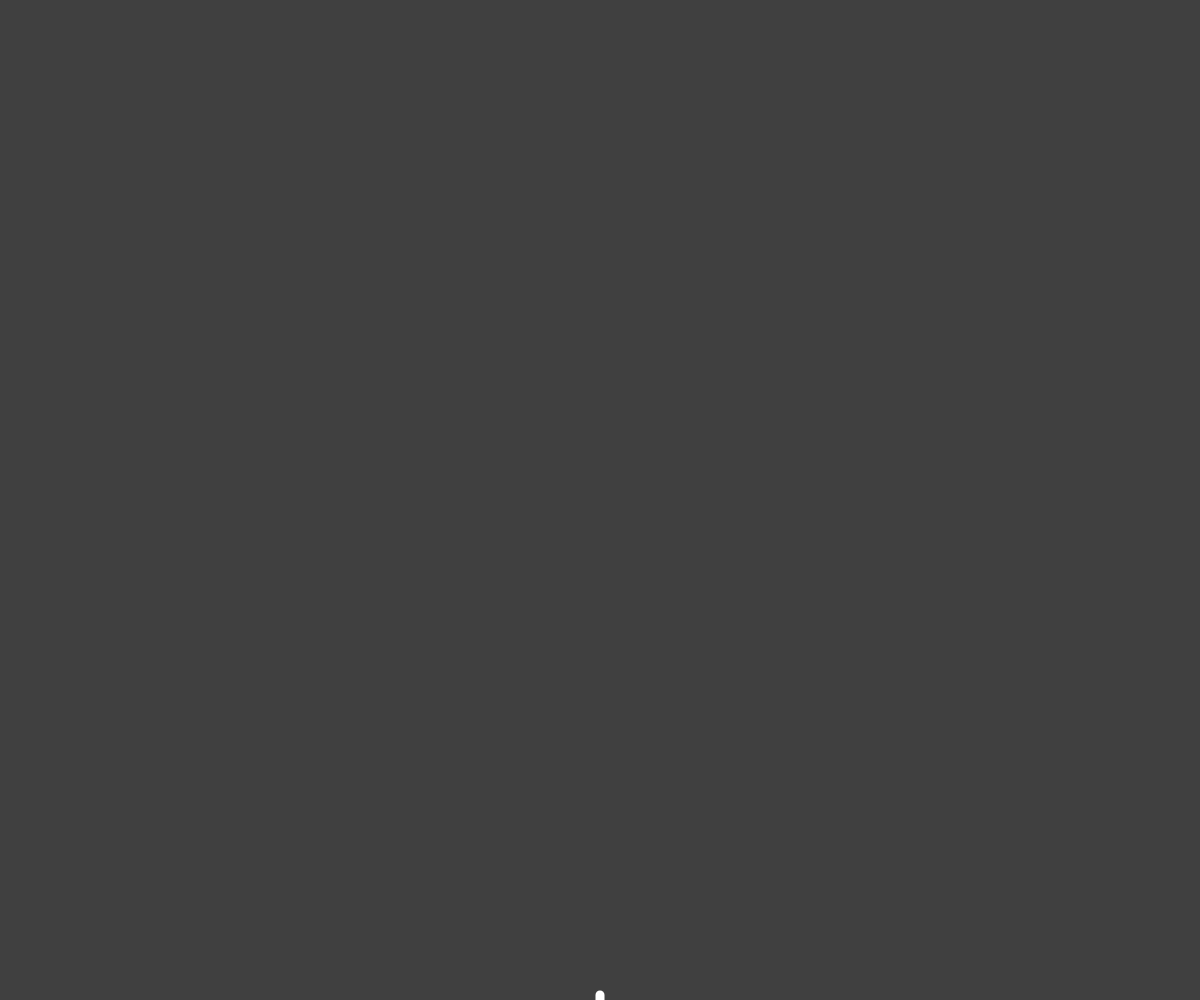
Frame 1 (no input)
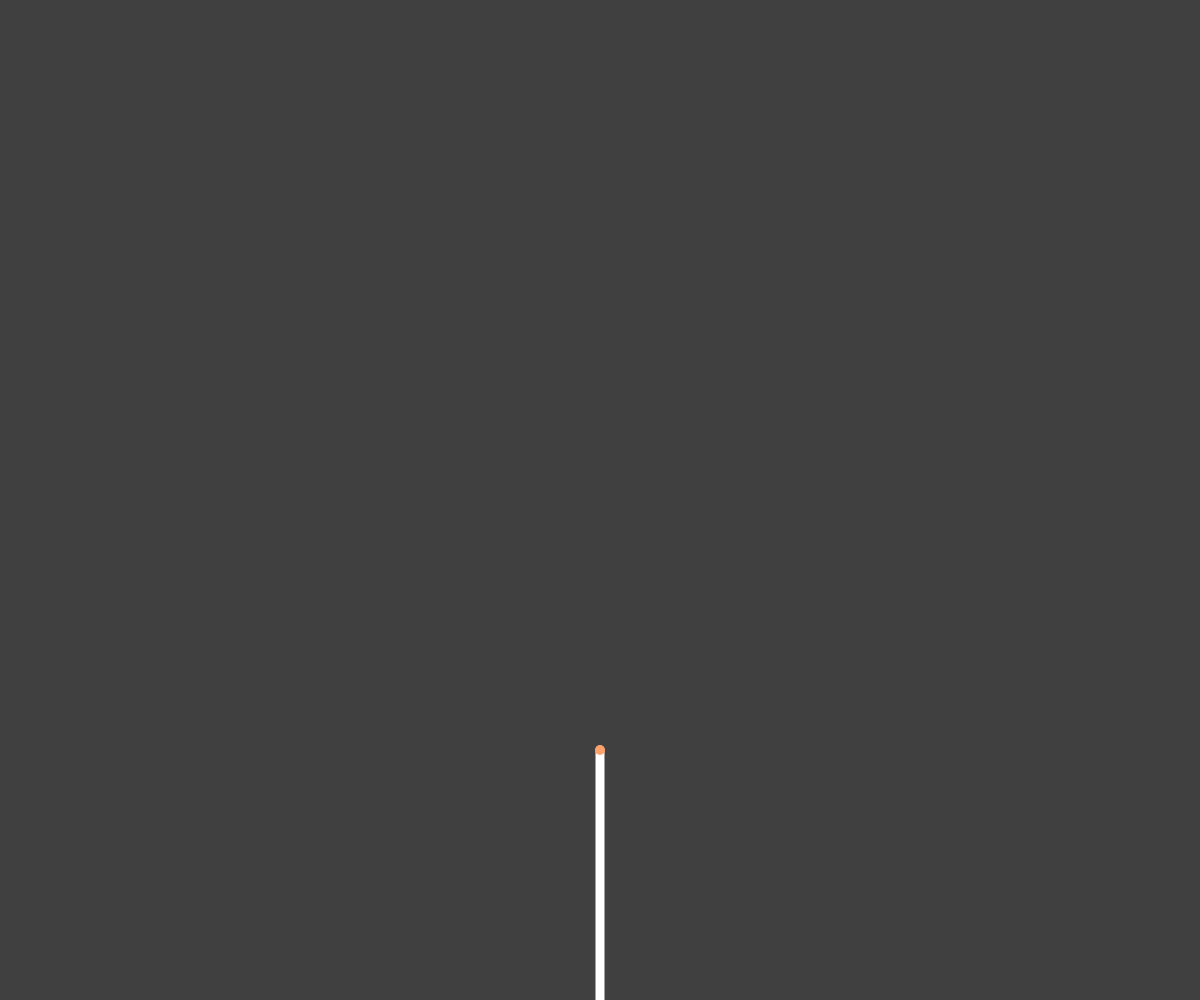
Frame 60 (no input)
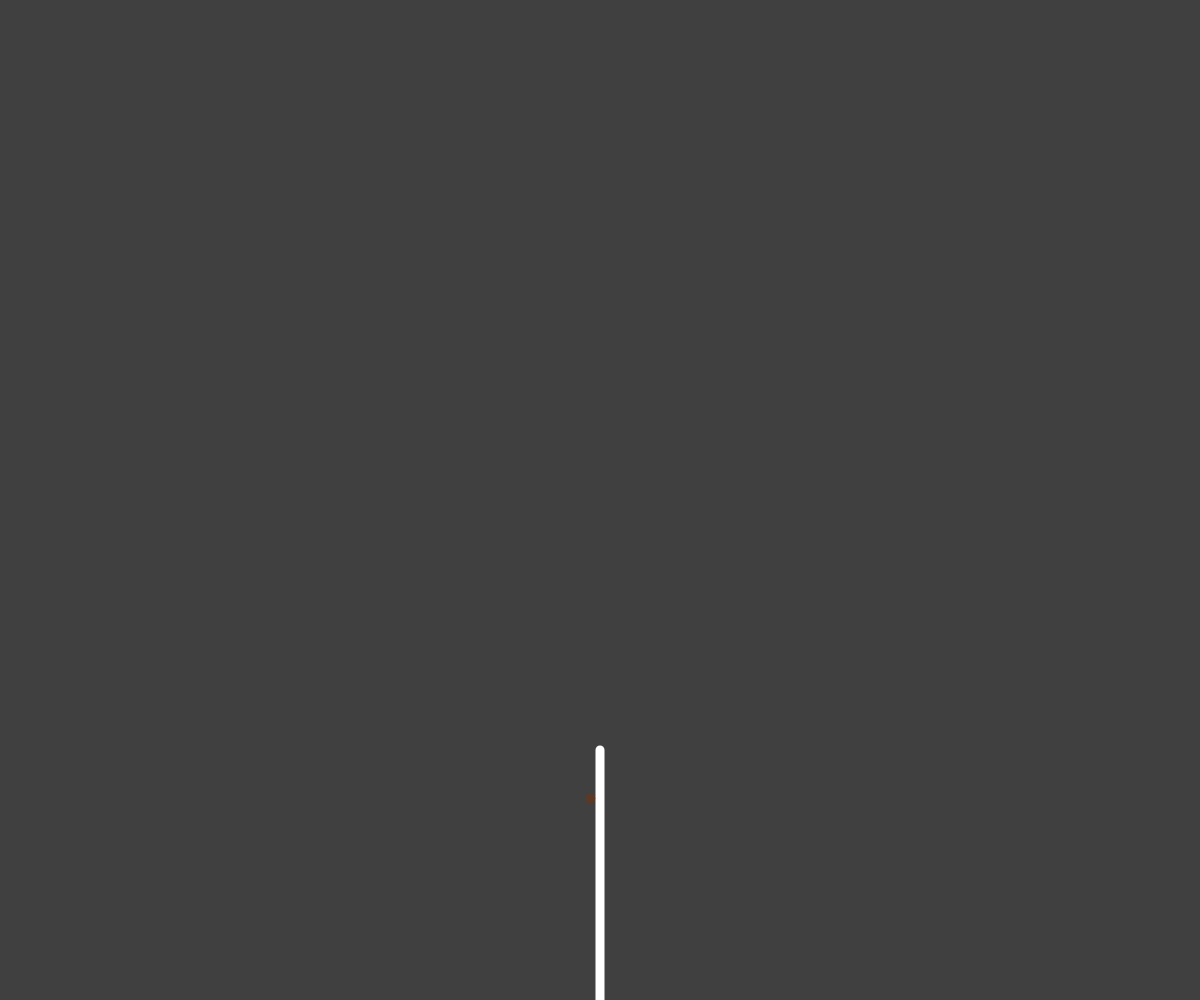
Frame 120 (the mouse pressed at the canvas centre since frame 60)

The p5.js sketch that drew these frames (run headless with seeded random() and noise() and a simulated clock; from frame 60 on, the mouse is pressed at the canvas centre):

// p5.js sketch
// ── sketch.js
let tree = [];
let leaves = [];
let count = 0;
let strokeWeightVariable = 9;
let gravity;
let wind;

function setup() {
    createCanvas(windowWidth, windowHeight);
    colorMode(HSB);
    background(25);
    gravity = createVector(0, 0.2);
    let begin = createVector(width / 2, height);
    let end = createVector(width / 2, height - 250);
    tree.push(new Branch(begin, end, strokeWeightVariable));
}

function mouseClicked() {
    growTree();
}

function growTree() {
    if (strokeWeightVariable > 1) {
        for (let i = tree.length - 1; i >= 0; i--) {
            if (!tree[i].branched) {
                tree.push(tree[i].branch(1));
                tree.push(tree[i].branch(-1));
            }
            tree[i].branched = true;
        }
        count++;
        strokeWeightVariable -= 1;
    }
}

function draw() {
    background(25);
    let grow = true;
    tree.forEach(branch => {
        branch.update();
        branch.show();
        if (branch.grown && !branch.branched && !branch.leaf) {
            leaves.push(new Leaf(branch.end.copy()));
            branch.leaf = true;
        }else if (!branch.grown){
            grow = false;
        }
    });
    if(grow && leaves.length <= 0){
        growTree();
    }

    leaves.forEach(leaf => {
        leaf.update();
        leaf.show();
    });
    for (let i = leaves.length - 1; i >= 0; i--) {
        if (leaves[i].pos.y > height) {
            leaves.splice(i, 1);
        }
    }
}

// ── branches.js
class Branch{
    constructor(begin, end, strokeWeight){
        this.begin = begin;
        this.end = end;
        this.len = begin.y - end.y;
        this.branched = false;
        this.grown = false;
        this.leaf = false;
        this.strokeWeight = strokeWeight;
    }

    update(){
        if(this.len >= 0){
            this.len -= 5;
        }else{
            this.grown = true;
        }
    }

    show(){
        let x1 = this.begin.x;
        let y1 = this.begin.y;
        let x2 = this.end.x;
        let y2 = this.end.y;
        if(this.len > 0){
            y2 = this.end.y + this.len;
        }
        stroke(255);
        strokeWeight(this.strokeWeight);
        line(x1, y1, x2, y2);
    }

    branch(mult){
        let dir = p5.Vector.sub(this.end, this.begin);
        dir.rotate(mult * PI / 8);
        dir.mult(0.67);
        let newEnd = p5.Vector.add(this.end, dir);
        return new Branch(this.end, newEnd, strokeWeightVariable);
    }
}
// ── leaves.js
class Leaf{
    constructor(pos){
        this.pos = pos;
        this.lifespan = 255;
        this.lifeSpeed = random(1, 6);
        this.vel = createVector();
        this.acc = createVector();
    }

    update(){
        if(this.lifespan < 40){
            let wind = createVector(random(-0.3, 0.3), random(-0.1, 0.1));
            this.applyForce(gravity);
            this.applyForce(wind);
            this.vel.add(this.acc);
            this.pos.add(this.vel);
            this.acc.mult(0);

        }else{
            this.lifespan -= this.lifeSpeed;

        }
    }

    show(){
        noStroke();
        fill(22, 58, this.lifespan);
        ellipse(this.pos.x, this.pos.y, 10, 10);
    }

    applyForce(f){
        this.acc.add(f);
    }
}
